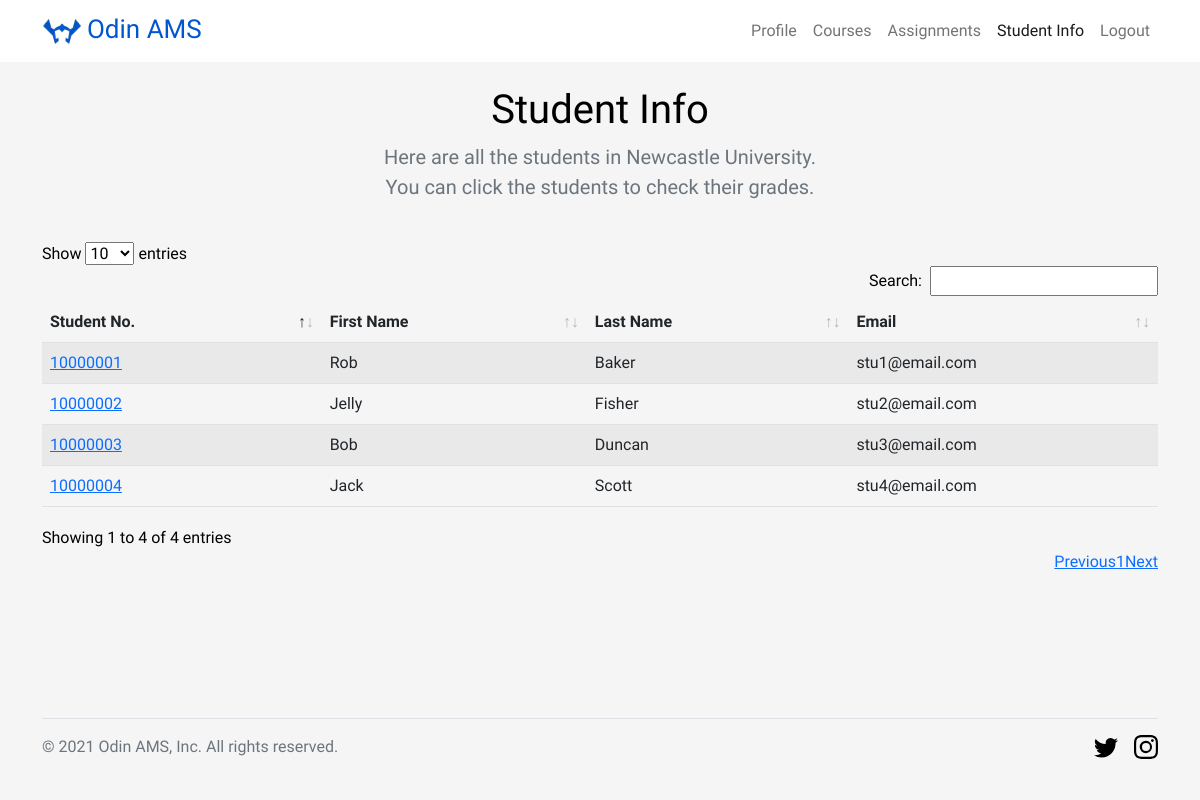
Screenshot of /student_info (signed in) with the database file from the repository.
### models.py (models this page shows, shortened)
class School(db.Model):
    __tablename__ = 'School'
    ID = db.Column(db.Integer, primary_key=True)
    schoolName = db.Column(db.String(100), nullable=False)

class User(db.Model, UserMixin):
    __tablename__ = 'User'
    email = db.Column(db.String(100), primary_key=True)
    role = db.Column(db.String(10), nullable=False)
    password = db.Column(db.String(300), nullable=False)
    schoolID = db.Column(db.Integer, db.ForeignKey(School.ID), nullable=False)
    firstName = db.Column(db.String(30), nullable=False)
    surname = db.Column(db.String(30), nullable=False)
    UID = db.Column(db.String(36), nullable=False)
    approved = db.Column(db.Boolean, nullable=False)

### users/views.py (the view)
@users_blueprint.route('/student_info')
@login_required
@requires_roles('teacher')
def student_info():
    users = User.query.filter_by(schoolID=current_user.schoolID).all()
    students = []
    for s in users:
        if s.role == "student":
            students.append(s)
    school = School.query.filter_by(ID=current_user.schoolID).first().schoolName
    return render_template('student-info.html', students=students, school=school)

### app.py (called while the page is built)
def login_required(func):
    @wraps(func)
    def decorated_view(*args, **kwargs):
        if request.method in EXEMPT_METHODS:
            return func(*args, **kwargs)
        elif not current_user.is_authenticated:
            logging.warning('SECURITY - Anonymous invalid access| | |%s', request.remote_addr)
            return current_app.login_manager.unauthorized() and render_template('errors/403.html')
        return func(*args, **kwargs)
    return decorated_view

def requires_roles(*roles):
    def wrapper(f):
        @wraps(f)
        def wrapped(*args, **kwargs):
            if not current_user.is_authenticated:
                return f(*args, **kwargs)
            elif current_user.role not in roles:
                logging.warning('SECURITY - UNAUTHORISED ACCESS ATTEMPT|%s|%s|%s',
                                current_user.UID,
                                current_user.email,
                                request.remote_addr)
                return render_template('errors/403.html')
            return f(*args, **kwargs)
        return wrapped
    return wrapper

    @login_manager.user_loader
    def load_user(email):
        return User.query.get(email)

### templates/student-info.html (shortened to what this page needs)
<!DOCTYPE html>
<html>
<head>
    <link rel="stylesheet" href="{{ url_for('static',filename='css/bootstrap.min.css') }}">
    <link rel="stylesheet" href="{{ url_for('static',filename='css/base.css') }}">
    <link rel="stylesheet" href="{{ url_for('static',filename='css/dataTables.bootstrap5.min.css') }}">
</head>
<body>
	<header>
		<nav id="header-nav" class="navbar navbar-expand-lg navbar-light">
			<div class="container">
				<a class="navbar-brand" href="{{ url_for('users.welcome') }}">
					<img src="../static/image/logo.png" alt="Logo" width="40" height="37.6" class="d-inline-block align-text-center">
					<span>Odin AMS</span>
				</a>
		        <div id="navbarSupportedContent" class="collapse navbar-collapse">
		           <ul class="navbar-nav ms-auto mb-2 mb-lg-0">
			        	<li class="nav-item">
			            	<a class="nav-link" href="{{ url_for('users.profile') }}"><span>Profile</span></a>
			            </li>
			            <li class="nav-item">
			            	<a class="nav-link" href="{{ url_for('courses.courses') }}"><span>Courses</span></a>
			            </li>
			            <li class="nav-item">
			            	<a class="nav-link" href="{{ url_for('assignments.assignments') }}"><span>Assignments</span></a>
			            </li>
			            <li class="nav-item">
			            	<a class="nav-link active" href="{{ url_for('users.student_info') }}"><span>Student Info</span></a>
			            </li>
			            <li class="nav-item">
			            	<a class="nav-link" href="{{ url_for('users.logout') }}"><span>Logout</span></a>
			            </li>
		          	</ul>
		        </div>
			</div>
		</nav>
	</header>
	<div id="page-container">
		<section class="text-center container">
    		<div class="row py-4">
      			<div class="col-lg-6 col-md-8 mx-auto">
			        <h1 class="fw-light">Student Info</h1>
			        <p class="lead text-muted">Here are all the students in {{ school }}. <br>You can click the students to check their grades.
                    </p>
      			</div>
    		</div>
  		</section>
        <div class="container">
            <table id="result-list" class="table table-striped table-hover" style="width:100%">
                <thead>
                    <tr>
                        <th>Student No.</th>
                        <th>First Name</th>
                        <th>Last Name</th>
                        <th>Email</th>
                    </tr>
                </thead>
                <tbody>
                    {% for student in students %}
                        <tr>
                            <td>
                                <form id="student{{ loop.index }}" method="POST" action="/student_info/results">
                                    <a href="#" onclick="document.getElementById('student{{ loop.index }}').submit();">
                                    {{ student.UID }}
                                    </a>
                                </form>
                            </td>
                                <td>{{ student.firstName }}</td>
                                <td>{{ student.surname }}</td>
                                <td>{{ student.email }}</td>
                        </tr>
                    {% endfor %}
                </tbody>
            </table>
        </div>
		<footer>
			<div class="container">
				<div class="d-flex flex-wrap justify-content-between align-items-center py-3 my-4 border-top">
					<div class="col-md-4 d-flex align-items-center">
	      				<span class="text-muted">&copy; 2021 Odin AMS, Inc. All rights reserved.</span>
	   				</div>
	    			<ul class="nav col-md-4 justify-content-end list-unstyled d-flex">
	      				<li class="ms-3"><a class="text-muted" href="https://twitter.com/UniofNewcastle?ref_src=twsrc%5Egoogle%7Ctwcamp%5Eserp%7Ctwgr%5Eauthor" target="_blank"><svg class="bi" width="24" height="24"><use xlink:href="#twitter"/></svg></a></li>
	      				<li class="ms-3"><a class="text-muted" href="https://www.instagram.com/hadjshell/" target="_blank"><svg class="bi" width="24" height="24"><use xlink:href="#instagram"/></svg></a></li>
	    			</ul>
				</div>
			</div>
		</footer>
	</div>
</body>
</html>

### static/css/base.css (style rules this page uses)
body { font-size: 16px; font-family: 'Readex Pro', sans-serif; background: #f5f5f5; color: black; }
#page-container { position: relative; min-height: 85vh; }
#header-nav { background: white; padding: 5px; }
.navbar-brand span { font-size: 1.3em; color: #0056d2; }
footer { position: absolute; bottom: 0; width: 100%; height: 3rem; }

### rows the page displays
School: schoolName "Newcastle University"
User: UID "10000001", firstName "Rob", surname "Baker", email "stu1@email.com"
User: UID "10000002", firstName "Jelly", surname "Fisher", email "stu2@email.com"
User: UID "10000003", firstName "Bob", surname "Duncan", email "stu3@email.com"
User: UID "10000004", firstName "Jack", surname "Scott", email "stu4@email.com"
